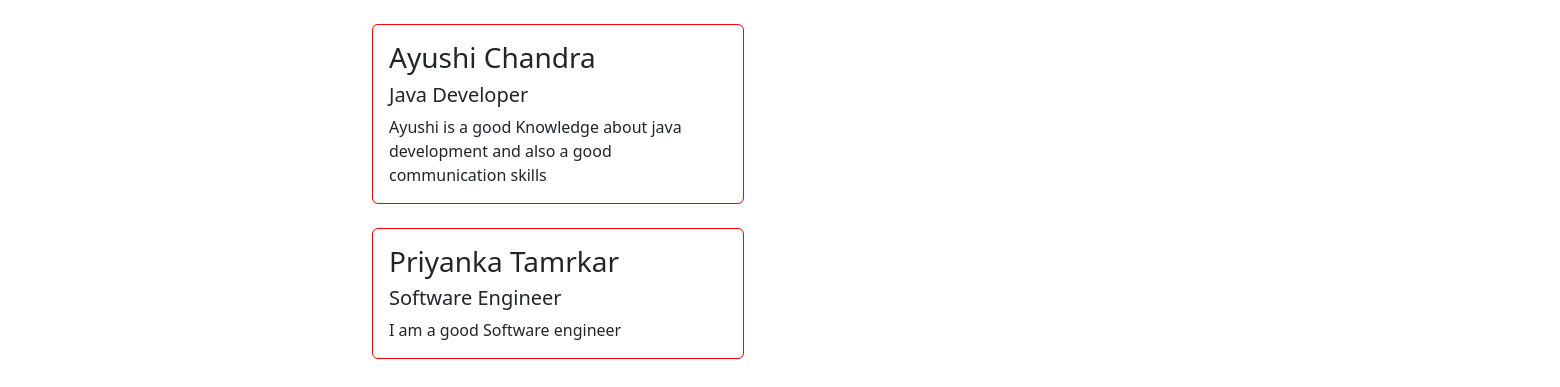
Page /userinfo/?page=3 on the committed database.
### PaginationApp/models.py (models this page shows, shortened)
class UserInfo(models.Model):
    user_name=models.CharField(max_length=200)
    user_designation=models.CharField(max_length=200)
    user_description=models.CharField(max_length=5000)

### MyProjects/views.py (the view)
# urls.py: path('userinfo/',views.user_information,name='userinfo'),
def user_information(request):
    userdata=UserInfo.objects.all()
    p = Paginator(userdata, 2)
    page_number = request.GET.get('page')
    try:
        page_obj = p.get_page(page_number)
    except PageNotAnInteger:
        page_obj = p.page(1)
    data={
        'userdata':page_obj,
    }
    return render(request, 'userinfo.html',data)

### templates/userInfo.html (shortened to what this page needs)
<!doctype html>
<html lang="en">
<head>
    <link href="https://cdn.jsdelivr.net/npm/bootstrap@5.3.0-alpha3/dist/css/bootstrap.min.css" rel="stylesheet"
>
</head>
<body>
    <div class="row">
        <div class="col-sm-3 row-sm-3 mb-3 mb-sm-0">
            {% for user in userdata %}
            <br>
            <div style="border-color: red; left:100%;" class="card">
                <div class="card-body">
                    <h3 class="card-title">{{user.user_name}}</h3>
                    <h5 class="card-title">{{user.user_designation}}</h5>
                    <p class="card-text">{{user.user_description}}</p>
                </div>
            </div>
            {% endfor %}
        </div>
</body>
</html>

### rows in the picture
UserInfo: user_name "Ayushi Chandra", user_designation "Java Developer", user_description "Ayushi is a good Knowledge about java development and also a good communication skills"
UserInfo: user_name "Priyanka Tamrkar", user_designation "Software Engineer", user_description "I am a good Software engineer"
